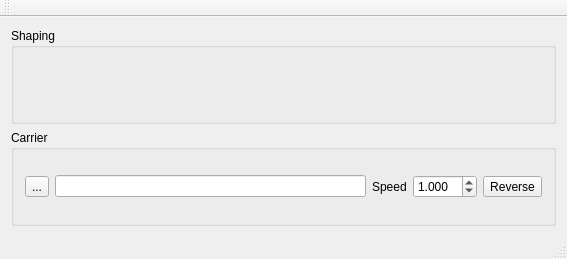
<?xml version="1.0" encoding="UTF-8"?>
<ui version="4.0">
 <class>MainWindow</class>
 <widget class="QMainWindow" name="MainWindow">
  <property name="geometry">
   <rect>
    <x>0</x>
    <y>0</y>
    <width>567</width>
    <height>259</height>
   </rect>
  </property>
  <property name="windowTitle">
   <string>Synth12</string>
  </property>
  <widget class="QWidget" name="centralWidget">
   <layout class="QVBoxLayout" name="verticalLayout_2">
    <item>
     <widget class="QGroupBox" name="groupBox_AudioDevice">
      <property name="sizePolicy">
       <sizepolicy hsizetype="Preferred" vsizetype="Preferred">
        <horstretch>0</horstretch>
        <verstretch>0</verstretch>
       </sizepolicy>
      </property>
      <property name="title">
       <string>Shaping</string>
      </property>
      <property name="alignment">
       <set>Qt::AlignLeading|Qt::AlignLeft|Qt::AlignTop</set>
      </property>
      <layout class="QHBoxLayout" name="horizontalLayout_4">
       <item>
        <widget class="QLabel" name="label_2">
         <property name="text">
          <string/>
         </property>
        </widget>
       </item>
      </layout>
     </widget>
    </item>
    <item>
     <widget class="QGroupBox" name="groupBox_Operator">
      <property name="title">
       <string>Carrier</string>
      </property>
      <layout class="QHBoxLayout" name="horizontalLayout_5">
       <item>
        <widget class="QToolButton" name="toolButton_Carrier_Browse">
         <property name="text">
          <string>...</string>
         </property>
        </widget>
       </item>
       <item>
        <widget class="QLineEdit" name="lineEdit_Carrier"/>
       </item>
       <item>
        <widget class="QLabel" name="label">
         <property name="text">
          <string>Speed</string>
         </property>
        </widget>
       </item>
       <item>
        <widget class="QDoubleSpinBox" name="doubleSpinBox_CarrierSpeed">
         <property name="decimals">
          <number>3</number>
         </property>
         <property name="minimum">
          <double>0.010000000000000</double>
         </property>
         <property name="singleStep">
          <double>0.010000000000000</double>
         </property>
         <property name="value">
          <double>1.000000000000000</double>
         </property>
        </widget>
       </item>
       <item>
        <widget class="QToolButton" name="toolButton_Carrier_Reverse">
         <property name="text">
          <string>Reverse</string>
         </property>
         <property name="checkable">
          <bool>true</bool>
         </property>
        </widget>
       </item>
      </layout>
     </widget>
    </item>
   </layout>
  </widget>
  <widget class="QMenuBar" name="menuBar">
   <property name="geometry">
    <rect>
     <x>0</x>
     <y>0</y>
     <width>567</width>
     <height>25</height>
    </rect>
   </property>
  </widget>
  <widget class="QToolBar" name="mainToolBar">
   <attribute name="toolBarArea">
    <enum>TopToolBarArea</enum>
   </attribute>
   <attribute name="toolBarBreak">
    <bool>false</bool>
   </attribute>
  </widget>
  <widget class="QStatusBar" name="statusBar"/>
 </widget>
 <layoutdefault spacing="6" margin="11"/>
 <resources/>
 <connections/>
</ui>
